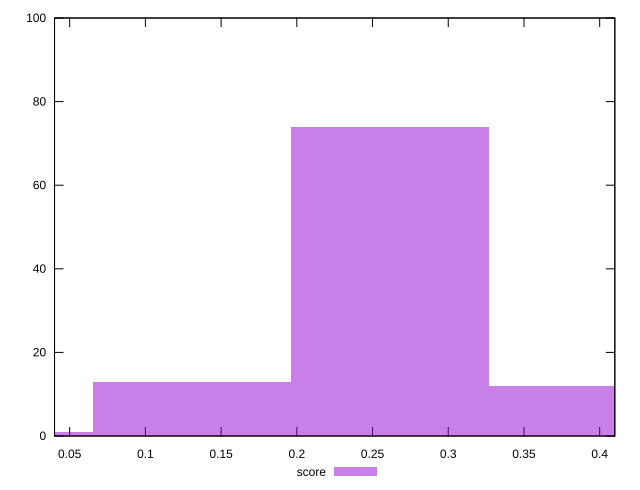

Source code (gnuplot):
reset

$score <<EOF
0.39261921055312965 12
0.13087307018437655 13
0.2617461403687531 74
0 1
EOF

set key outside below
set boxwidth 0.13087307018437655
set xrange [0.04:0.41]
set yrange [0:100]
set trange [0:100]
set style fill transparent solid 0.5 noborder
set terminal svg size 640, 490 enhanced background rgb 'white'
set output "report_00015_2021-02-09T16-11-33.973Z/largest-contentful-paint/samples/pages+cached+noadtech+nomedia+nocss/score/histogram.svg"

plot $score title "score" with boxes

reset
